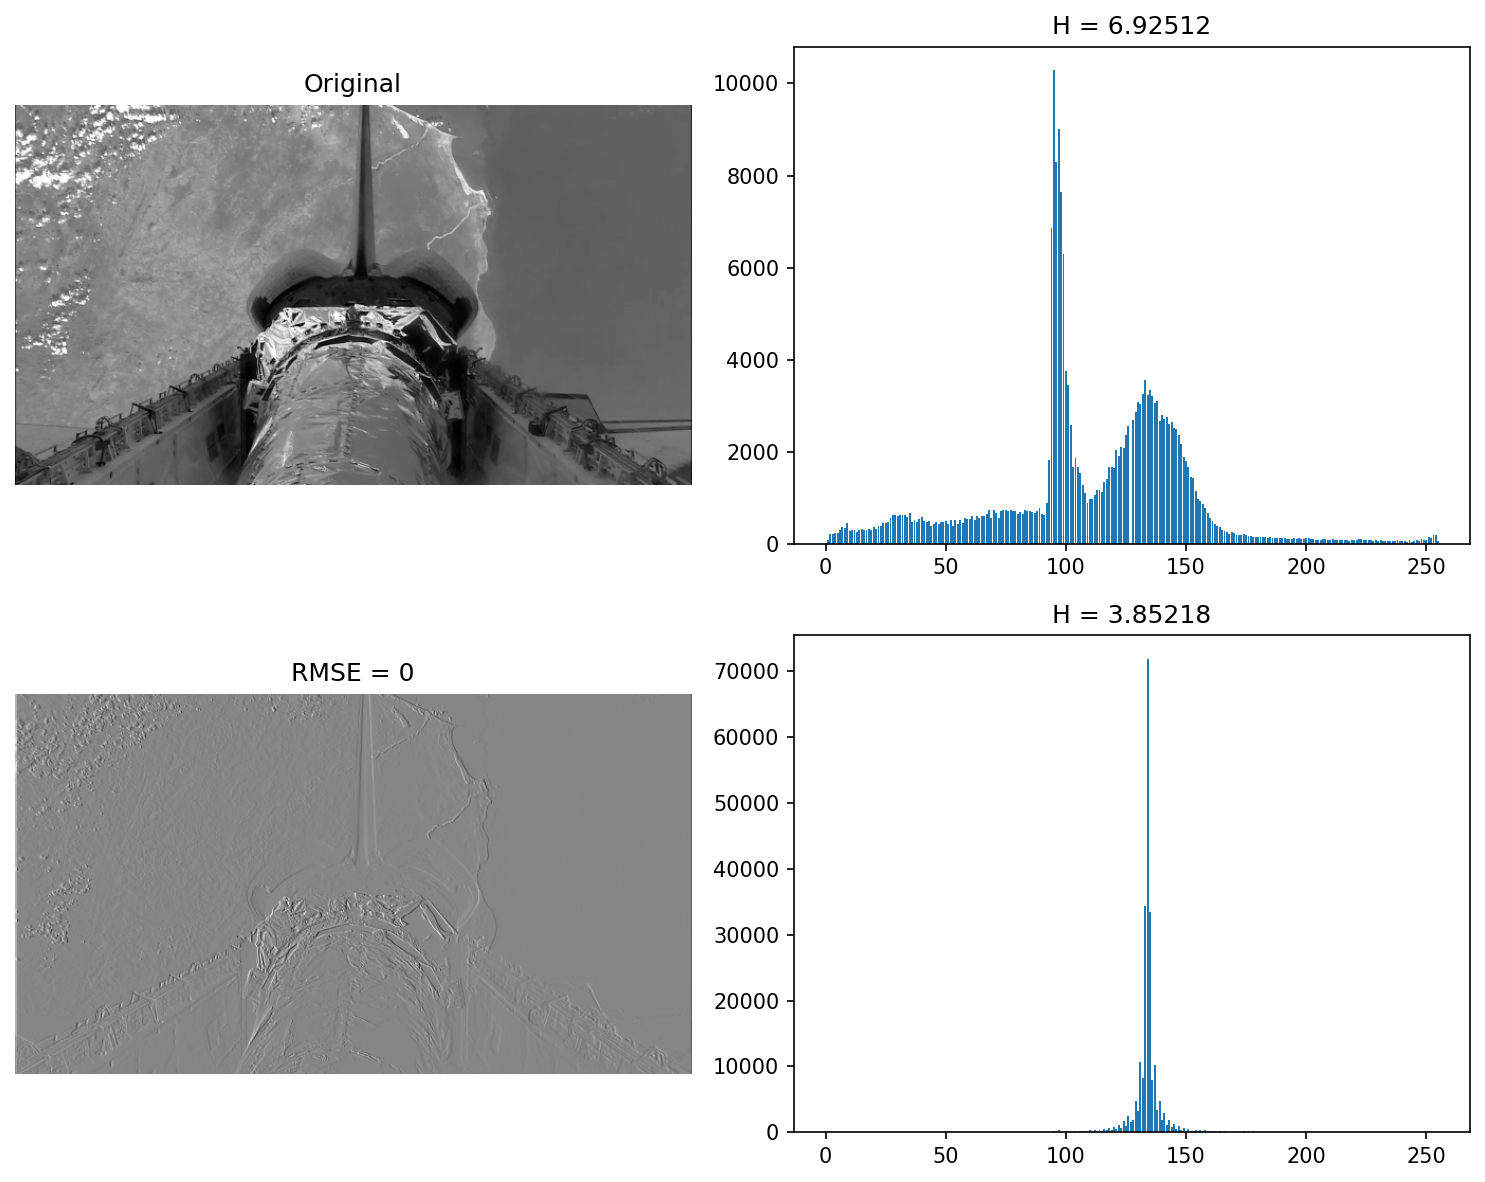

Write Python code to recreate this figure.
import numpy as np
import matplotlib.pyplot as plt
from skimage.io import imread

from libDIPUM.compare import compare
from libDIPUM.lpc2mat import lpc2mat
from libDIPUM.mat2lpc import mat2lpc
from libDIPUM.ntrop import ntrop
from libDIPUM.data_path import dip_data

# Data
f_raw = imread(dip_data('nasaframe67.tif'))
if f_raw.ndim == 3:
    f_raw = f_raw[..., 0]

# TIFF input is video-inversed for this dataset; invert polarity.
if np.issubdtype(f_raw.dtype, np.integer):
    f = (np.iinfo(f_raw.dtype).max - f_raw).astype(float)
else:
    f = (np.max(f_raw) - f_raw).astype(float)

# Predictive coding 1D
y = mat2lpc(f, 1)
f_hat = lpc2mat(y, 1)
rmse = compare(f, f_hat, 0)

# Display
fig = plt.figure(1, figsize=(10, 8))

plt.subplot(2, 2, 1)
plt.imshow(f, cmap='gray')
plt.title('Original')
plt.axis('off')

plt.subplot(2, 2, 2)
hf, _ = np.histogram(f.ravel(), bins=256)
plt.bar(np.arange(hf.size), hf)
plt.title(f'H = {ntrop(f.ravel()):g}')

plt.subplot(2, 2, 3)
plt.imshow(y, cmap='gray')
plt.title(f'RMSE = {rmse:g}')
plt.axis('off')

plt.subplot(2, 2, 4)
hy, _ = np.histogram(y.ravel(), bins=256)
plt.bar(np.arange(hy.size), hy)
plt.title(f'H = {ntrop(y.ravel()):g}')

plt.tight_layout()
fig.savefig('Figure831.png', dpi=150, bbox_inches='tight')
plt.show()
